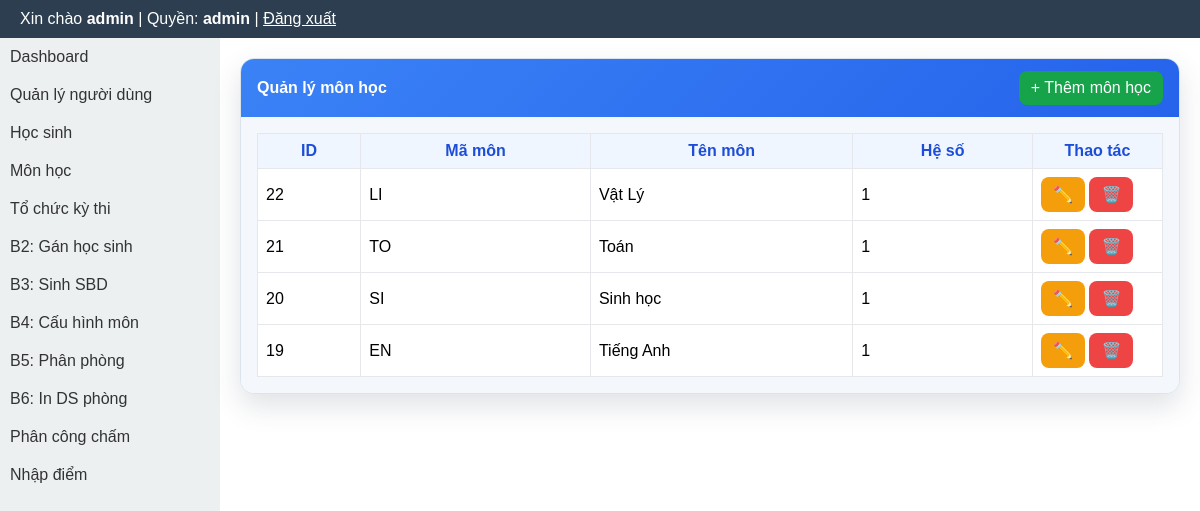
Page /modules/subjects/index.php (signed in) on the earlier database version.
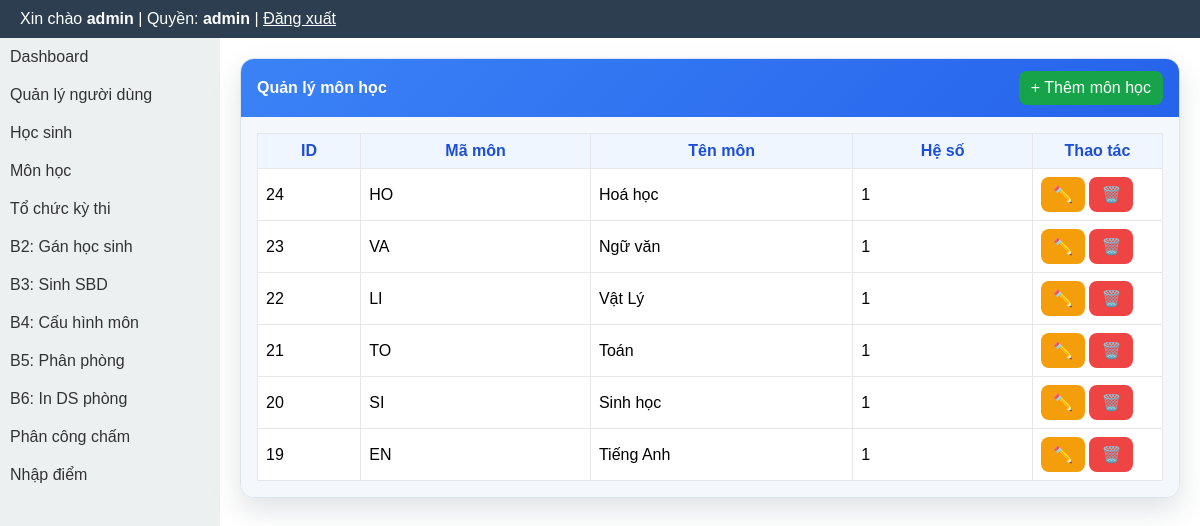
Same page on the later database version.
### tables this page shows
CREATE TABLE subjects (
  id INTEGER PRIMARY KEY AUTOINCREMENT,
  ma_mon TEXT UNIQUE,
  ten_mon TEXT,
  he_so REAL
);

### layout/header.php (called while the page is built, shortened)
<?php
require_once BASE_PATH . '/templates/header.php';

### core/auth.php (called while the page is built, shortened)
<?php
function normalize_role(?string $role): string {
    $normalized = strtolower(trim((string) $role));
    return match ($normalized) {
        'score_entry' => 'scorer',
        'exam_manager', 'quanlythi', 'exam-manager' => 'organizer',
        default => $normalized,
    };
}
function current_user_role(): string {
    $sessionRole = $_SESSION['role'] ?? null;
    $userRole = $_SESSION['user']['role'] ?? null;
    return normalize_role(is_string($userRole) ? $userRole : '');
}

### layout/sidebar.php (called while the page is built, shortened)
<?php
require_once BASE_PATH . '/templates/sidebar.php';

### layout/footer.php (called while the page is built, shortened)
<?php
require_once BASE_PATH . '/templates/footer.php';

### modules/subjects/index.php (the view, shortened to what this page needs)
<?php
require_once BASE_PATH . '/core/auth.php';
require_once BASE_PATH . '/core/db.php';
$stmt = $pdo->query('SELECT id, ma_mon, ten_mon, he_so FROM subjects ORDER BY id DESC');
$subjects = $stmt->fetchAll(PDO::FETCH_ASSOC);
require_once BASE_PATH . '/layout/header.php';
?>
<div class="subjects-layout">
    <?php require_once BASE_PATH . '/layout/sidebar.php'; ?>
    <div class="subjects-main">
        <div class="panel">
            <div class="panel-head">
                <strong>Quản lý môn học</strong>
                <a class="btn btn-success" href="<?= BASE_URL ?>/modules/subjects/create.php">+ Thêm môn học</a>
            </div>
            <div class="panel-body">
                <table>
                    <thead>
                        <tr>
                            <th>ID</th>
                            <th>Mã môn</th>
                            <th>Tên môn</th>
                            <th>Hệ số</th>
                            <th style="width:130px;">Thao tác</th>
                        </tr>
                    </thead>
                    <tbody>
                        <?php if (empty($subjects)): ?>
                            <tr><td colspan="5" style="text-align:center;">Chưa có môn học.</td></tr>
                        <?php else: ?>
                            <?php foreach ($subjects as $subject): ?>
                                <tr>
                                    <td><?= (int) $subject['id'] ?></td>
                                    <td><?= htmlspecialchars($subject['ma_mon'], ENT_QUOTES, 'UTF-8') ?></td>
                                    <td><?= htmlspecialchars($subject['ten_mon'], ENT_QUOTES, 'UTF-8') ?></td>
                                    <td><?= htmlspecialchars((string) $subject['he_so'], ENT_QUOTES, 'UTF-8') ?></td>
                                    <td>
                                        <a class="btn btn-warning" href="<?= BASE_URL ?>/modules/subjects/edit.php?id=<?= (int) $subject['id'] ?>" title="Sửa">✏️</a>
                                        <a class="btn btn-danger" href="<?= BASE_URL ?>/modules/subjects/delete.php?id=<?= (int) $subject['id'] ?>" title="Xóa">🗑️</a>
                                    </td>
                                </tr>
                            <?php endforeach; ?>
                        <?php endif; ?>
                    </tbody>
                </table>
            </div>
        </div>
    </div>
</div>
<?php require_once BASE_PATH . '/layout/footer.php'; ?>

### templates/header.php (shortened to what this page needs)
<?php
require_once BASE_PATH . '/core/auth.php';
$role = function_exists('current_user_role') ? current_user_role() : strtolower(trim((string) ($_SESSION['role'] ?? $_SESSION['user']['role'] ?? '')));
$role = $role ?? (function_exists('current_user_role') ? current_user_role() : '');
?>
<!DOCTYPE html>
<html lang="vi">
<head>
</head>
<body>
<div class="header">
    Xin chào <b><?= $_SESSION['user']['username'] ?></b>
    | Quyền: <b><?= htmlspecialchars((string) $role, ENT_QUOTES, 'UTF-8') ?></b>
    | <a href="<?= BASE_URL ?>/logout.php" style="color:#fff">Đăng xuất</a>
</div>

### templates/sidebar.php
<div class="sidebar">
<ul>
<?php $role = function_exists('current_user_role') ? current_user_role() : strtolower(trim((string) ($_SESSION['role'] ?? $_SESSION['user']['role'] ?? ''))); ?>
<li><a href="<?= BASE_URL ?>/index.php">Dashboard</a></li>
<?php if ($role === 'admin'): ?>
    <li><a href="<?= BASE_URL ?>/modules/users/">Quản lý người dùng</a></li>
    <li><a href="<?= BASE_URL ?>/modules/students/">Học sinh</a></li>
    <li><a href="<?= BASE_URL ?>/modules/subjects/">Môn học</a></li>
<?php endif; ?>
<?php if (in_array($role, ['admin', 'organizer'], true)): ?>
    <li><a href="<?= BASE_URL ?>/modules/exams/">Tổ chức kỳ thi</a></li>
    <li><a href="<?= BASE_URL ?>/modules/exams/assign_students.php">B2: Gán học sinh</a></li>
    <li><a href="<?= BASE_URL ?>/modules/exams/generate_sbd.php">B3: Sinh SBD</a></li>
    <li><a href="<?= BASE_URL ?>/modules/exams/configure_subjects.php">B4: Cấu hình môn</a></li>
    <li><a href="<?= BASE_URL ?>/modules/exams/distribute_rooms.php">B5: Phân phòng</a></li>
    <li><a href="<?= BASE_URL ?>/modules/exams/print_rooms.php">B6: In DS phòng</a></li>
    <li><a href="<?= BASE_URL ?>/modules/exams/scoring_assignment.php">Phân công chấm</a></li>
<?php endif; ?>
<?php if (in_array($role, ['admin', 'organizer', 'scorer'], true)): ?>
    <li><a href="<?= BASE_URL ?>/modules/exams/scoring.php">Nhập điểm</a></li>
<?php endif; ?>
</ul>
</div>

### templates/footer.php
</body>
</html>

### templates/header.php (style rules this page uses)
* { box-sizing: border-box; }
body { margin:0; font-family: Arial; }
.header { background:#2c3e50; color:#fff; padding:10px 20px; }
.sidebar { width:220px; min-width:220px; background:#ecf0f1; min-height: calc(100vh - 44px); flex: 0 0 220px; }
.sidebar ul { list-style:none; padding:0; margin:0; }
.sidebar li { padding:10px; }
.sidebar li a { text-decoration:none; color:#333; display:block; }

### modules/subjects/index.php (style rules this page uses)
.subjects-layout { display:flex; align-items:stretch; width:100%; min-height:calc(100vh - 44px); }
.subjects-layout > .sidebar { flex:0 0 220px; width:220px; min-width:220px; }
.subjects-main { flex:1 1 auto; min-width:0; padding:20px; }
.panel { background:#fff; border:1px solid #dbe3ec; border-radius:14px; box-shadow:0 12px 28px rgba(44,62,80,.15); overflow:hidden; }
.panel-head { background:linear-gradient(135deg,#3b82f6,#2563eb); color:#fff; padding:12px 16px; display:flex; justify-content:space-between; align-items:center; }
.panel-body { background:#f4f8fc; padding:16px; }
.btn { display:inline-block; text-decoration:none; padding:8px 12px; border-radius:8px; color:#fff; border:none; cursor:pointer; }
.btn-success { background:#16a34a; }
.btn-warning { background:#f59e0b; }
.btn-danger { background:#ef4444; }
table { width:100%; border-collapse:collapse; background:#fff; }
th, td { border:1px solid #e5e7eb; padding:8px; }
th { background:#eff6ff; color:#1d4ed8; }

Differences in the rows shown:
added subjects: id "24", ma_mon "HO", ten_mon "Hoá học", he_so "1"
added subjects: id "23", ma_mon "VA", ten_mon "Ngữ văn", he_so "1"
